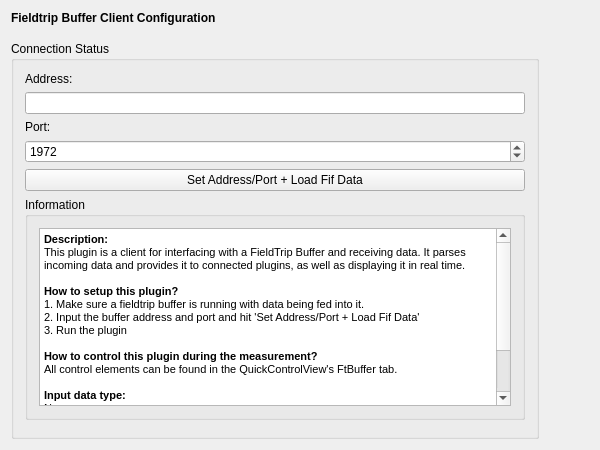
<?xml version="1.0" encoding="UTF-8"?>
<ui version="4.0">
 <class>FtBufferSetupUi</class>
 <widget class="QWidget" name="FtBufferSetupUi">
  <property name="geometry">
   <rect>
    <x>0</x>
    <y>0</y>
    <width>600</width>
    <height>450</height>
   </rect>
  </property>
  <property name="windowTitle">
   <string>DummySetupWidget</string>
  </property>
  <layout class="QVBoxLayout" name="verticalLayout">
   <item>
    <widget class="QLabel" name="m_qLabel_Headline">
     <property name="font">
      <font>
       <weight>75</weight>
       <bold>true</bold>
      </font>
     </property>
     <property name="text">
      <string>Fieldtrip Buffer Client Configuration</string>
     </property>
    </widget>
   </item>
   <item>
    <spacer name="m_qVerticalSpacer_Headline">
     <property name="orientation">
      <enum>Qt::Vertical</enum>
     </property>
     <property name="sizeType">
      <enum>QSizePolicy::Fixed</enum>
     </property>
     <property name="sizeHint" stdset="0">
      <size>
       <width>20</width>
       <height>10</height>
      </size>
     </property>
    </spacer>
   </item>
   <item>
    <layout class="QGridLayout" name="m_qGridLayout_main">
     <item row="0" column="0">
      <widget class="QGroupBox" name="m_qGroupBox_yourGroupBox">
       <property name="sizePolicy">
        <sizepolicy hsizetype="Maximum" vsizetype="Preferred">
         <horstretch>0</horstretch>
         <verstretch>0</verstretch>
        </sizepolicy>
       </property>
       <property name="minimumSize">
        <size>
         <width>0</width>
         <height>100</height>
        </size>
       </property>
       <property name="title">
        <string>Connection Status</string>
       </property>
       <property name="flat">
        <bool>false</bool>
       </property>
       <layout class="QGridLayout" name="m_qGridLayout_Properties">
        <item row="4" column="0">
         <widget class="QPushButton" name="m_qPushButton_Connect">
          <property name="text">
           <string>Set Address/Port + Load Fif Data</string>
          </property>
         </widget>
        </item>
        <item row="1" column="0">
         <widget class="QLineEdit" name="m_lineEditIP"/>
        </item>
        <item row="2" column="0">
         <widget class="QLabel" name="label_2">
          <property name="text">
           <string>Port:</string>
          </property>
         </widget>
        </item>
        <item row="0" column="0">
         <widget class="QLabel" name="label">
          <property name="text">
           <string>Address:</string>
          </property>
         </widget>
        </item>
        <item row="3" column="0">
         <widget class="QSpinBox" name="m_spinBoxPort">
          <property name="maximum">
           <number>9999</number>
          </property>
          <property name="value">
           <number>1972</number>
          </property>
         </widget>
        </item>
        <item row="5" column="0">
         <widget class="QGroupBox" name="m_qGroupBox_Information">
          <property name="title">
           <string>Information</string>
          </property>
          <layout class="QGridLayout" name="m_qGridLayout_Information">
           <item row="0" column="0">
            <widget class="QTextBrowser" name="m_qTextBrowser_Information">
             <property name="html">
              <string>&lt;!DOCTYPE HTML PUBLIC &quot;-//W3C//DTD HTML 4.0//EN&quot; &quot;http://www.w3.org/TR/REC-html40/strict.dtd&quot;&gt;
&lt;html&gt;&lt;head&gt;&lt;meta name=&quot;qrichtext&quot; content=&quot;1&quot; /&gt;&lt;style type=&quot;text/css&quot;&gt;
p, li { white-space: pre-wrap; }
&lt;/style&gt;&lt;/head&gt;&lt;body style=&quot; font-family:'Sans'; font-size:10pt; font-weight:400; font-style:normal;&quot;&gt;
&lt;p style=&quot; margin-top:0px; margin-bottom:0px; margin-left:0px; margin-right:0px; -qt-block-indent:0; text-indent:0px;&quot;&gt;&lt;span style=&quot; font-family:'MS Shell Dlg 2'; font-size:8.25pt; font-weight:600;&quot;&gt;Description:&lt;/span&gt;&lt;/p&gt;
&lt;p style=&quot; margin-top:0px; margin-bottom:0px; margin-left:0px; margin-right:0px; -qt-block-indent:0; text-indent:0px;&quot;&gt;&lt;span style=&quot; font-family:'MS Shell Dlg 2'; font-size:8.25pt;&quot;&gt;This plugin is a client for interfacing with a FieldTrip Buffer and receiving data. It parses incoming data and provides it to connected plugins, as well as displaying it in real time.&lt;/span&gt;&lt;/p&gt;
&lt;p style=&quot;-qt-paragraph-type:empty; margin-top:0px; margin-bottom:0px; margin-left:0px; margin-right:0px; -qt-block-indent:0; text-indent:0px; font-family:'MS Shell Dlg 2'; font-size:8.25pt;&quot;&gt;&lt;br /&gt;&lt;/p&gt;
&lt;p style=&quot; margin-top:0px; margin-bottom:0px; margin-left:0px; margin-right:0px; -qt-block-indent:0; text-indent:0px;&quot;&gt;&lt;span style=&quot; font-family:'MS Shell Dlg 2'; font-size:8.25pt; font-weight:600;&quot;&gt;How to setup this plugin?&lt;/span&gt;&lt;/p&gt;
&lt;p style=&quot; margin-top:0px; margin-bottom:0px; margin-left:0px; margin-right:0px; -qt-block-indent:0; text-indent:0px;&quot;&gt;&lt;span style=&quot; font-family:'MS Shell Dlg 2'; font-size:8.25pt;&quot;&gt;1. Make sure a fieldtrip buffer is running with data being fed into it.&lt;/span&gt;&lt;/p&gt;
&lt;p style=&quot; margin-top:0px; margin-bottom:0px; margin-left:0px; margin-right:0px; -qt-block-indent:0; text-indent:0px;&quot;&gt;&lt;span style=&quot; font-family:'MS Shell Dlg 2'; font-size:8.25pt;&quot;&gt;2. Input the buffer address and port and hit 'Set Address/Port + Load Fif Data'&lt;/span&gt;&lt;/p&gt;
&lt;p style=&quot; margin-top:0px; margin-bottom:0px; margin-left:0px; margin-right:0px; -qt-block-indent:0; text-indent:0px;&quot;&gt;&lt;span style=&quot; font-family:'MS Shell Dlg 2'; font-size:8.25pt;&quot;&gt;3. Run the plugin&lt;/span&gt;&lt;/p&gt;
&lt;p style=&quot;-qt-paragraph-type:empty; margin-top:0px; margin-bottom:0px; margin-left:0px; margin-right:0px; -qt-block-indent:0; text-indent:0px; font-family:'MS Shell Dlg 2'; font-size:8.25pt;&quot;&gt;&lt;br /&gt;&lt;/p&gt;
&lt;p style=&quot; margin-top:0px; margin-bottom:0px; margin-left:0px; margin-right:0px; -qt-block-indent:0; text-indent:0px;&quot;&gt;&lt;span style=&quot; font-family:'MS Shell Dlg 2'; font-size:8.25pt; font-weight:600;&quot;&gt;How to control this plugin during the measurement?&lt;/span&gt;&lt;/p&gt;
&lt;p style=&quot; margin-top:0px; margin-bottom:0px; margin-left:0px; margin-right:0px; -qt-block-indent:0; text-indent:0px;&quot;&gt;&lt;span style=&quot; font-family:'MS Shell Dlg 2'; font-size:8.25pt;&quot;&gt;All control elements can be found in the QuickControlView's FtBuffer tab.&lt;/span&gt;&lt;/p&gt;
&lt;p style=&quot;-qt-paragraph-type:empty; margin-top:0px; margin-bottom:0px; margin-left:0px; margin-right:0px; -qt-block-indent:0; text-indent:0px; font-family:'MS Shell Dlg 2'; font-size:8.25pt;&quot;&gt;&lt;br /&gt;&lt;/p&gt;
&lt;p style=&quot; margin-top:0px; margin-bottom:0px; margin-left:0px; margin-right:0px; -qt-block-indent:0; text-indent:0px;&quot;&gt;&lt;span style=&quot; font-family:'MS Shell Dlg 2'; font-size:8.25pt; font-weight:600;&quot;&gt;Input data type:&lt;/span&gt;&lt;/p&gt;
&lt;p style=&quot; margin-top:0px; margin-bottom:0px; margin-left:0px; margin-right:0px; -qt-block-indent:0; text-indent:0px;&quot;&gt;&lt;span style=&quot; font-family:'MS Shell Dlg 2'; font-size:8.25pt;&quot;&gt;None&lt;/span&gt;&lt;/p&gt;
&lt;p style=&quot;-qt-paragraph-type:empty; margin-top:0px; margin-bottom:0px; margin-left:0px; margin-right:0px; -qt-block-indent:0; text-indent:0px; font-family:'MS Shell Dlg 2'; font-size:8.25pt;&quot;&gt;&lt;br /&gt;&lt;/p&gt;
&lt;p style=&quot; margin-top:0px; margin-bottom:0px; margin-left:0px; margin-right:0px; -qt-block-indent:0; text-indent:0px;&quot;&gt;&lt;span style=&quot; font-family:'MS Shell Dlg 2'; font-size:8.25pt; font-weight:600;&quot;&gt;Output data type:&lt;/span&gt;&lt;/p&gt;
&lt;p style=&quot; margin-top:0px; margin-bottom:0px; margin-left:0px; margin-right:0px; -qt-block-indent:0; text-indent:0px;&quot;&gt;&lt;span style=&quot; font-family:'MS Shell Dlg 2'; font-size:8.25pt;&quot;&gt;This plugin streams raw data blocks to subsequent connected plugins.&lt;/span&gt;&lt;/p&gt;
&lt;p style=&quot;-qt-paragraph-type:empty; margin-top:0px; margin-bottom:0px; margin-left:0px; margin-right:0px; -qt-block-indent:0; text-indent:0px; font-family:'MS Shell Dlg 2'; font-size:8.25pt;&quot;&gt;&lt;br /&gt;&lt;/p&gt;&lt;/body&gt;&lt;/html&gt;</string>
             </property>
            </widget>
           </item>
          </layout>
         </widget>
        </item>
        <item row="6" column="0">
         <spacer name="horizontalSpacer_2">
          <property name="orientation">
           <enum>Qt::Horizontal</enum>
          </property>
          <property name="sizeType">
           <enum>QSizePolicy::Minimum</enum>
          </property>
          <property name="sizeHint" stdset="0">
           <size>
            <width>500</width>
            <height>5</height>
           </size>
          </property>
         </spacer>
        </item>
       </layout>
      </widget>
     </item>
     <item row="0" column="1">
      <spacer name="horizontalSpacer">
       <property name="orientation">
        <enum>Qt::Horizontal</enum>
       </property>
       <property name="sizeHint" stdset="0">
        <size>
         <width>40</width>
         <height>20</height>
        </size>
       </property>
      </spacer>
     </item>
    </layout>
   </item>
  </layout>
 </widget>
 <layoutdefault spacing="6" margin="11"/>
 <resources/>
 <connections/>
</ui>
